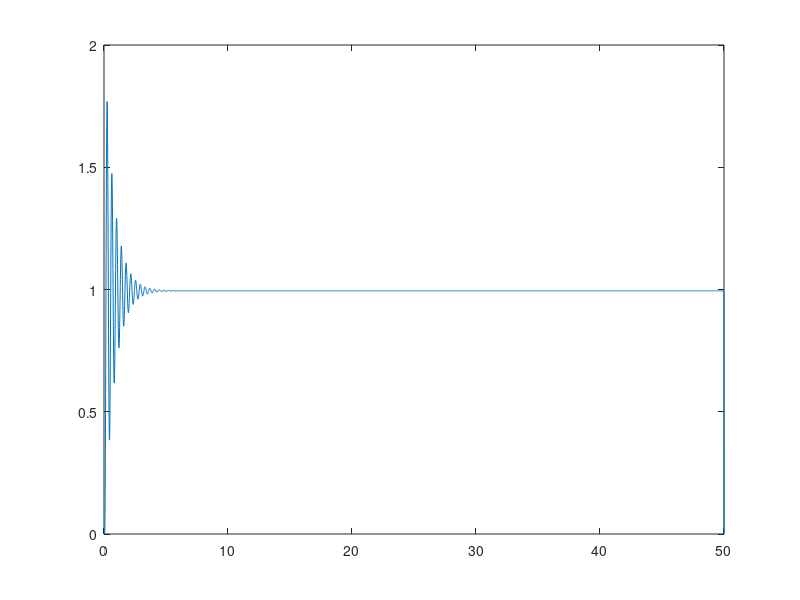

Reproduce this figure in MATLAB.
pkg load control
clear all
close all
hold off;

num=[1.287e-07  3.984e-07   7.441e-08]
den=-[-2.273  1.606   -0.3329]

%Definición del sistema analógico
s=tf('s');
%sistema=1/s
sistema=1/(s*(s+10)*(s+100))
%Definición del sistema discreto
Ts=0.01;
sistemaDiscreto=c2d(sistema,Ts)
##bode(sistemaDiscreto);
##figure
##step(sistemaDiscreto)

%Experimento usando ecuaciones en diferencias


%Condiciones iniciales del programa y de la ecuación en diferencias

Entrada(1)=0;
Entrada(2)=1;
Entrada(3)=1;
Entrada(4)=1;
SalidaSis(1)=0;
SalidaSis(2)=0;
SalidaSis(3)=0;
SalidaSis(4)=0;
i=4;
Referencia(i)=1;
error=Referencia(i);
u(1)=0;
u(2)=0;
u(3)=0;
u(4)=0;

error(1)=0;
error(2)=0;
error(3)=0;
error(4)=0;
error(5)=0;

AmplitudRele=50000;

while (i<5000)
  Referencia(i)=1;

  u(i) = 30000 * error(i);

  SalidaSis(i)=num*[u(i-1) u(i-2) u(i-3)]' + den*[SalidaSis(i-1) SalidaSis(i-2) SalidaSis(i-3)]';

  error(i+1)= Referencia(i) - SalidaSis(i);

  i=i+1;

end

SalidaSis(i)=0;
u(i)=0;
%Graficar la salida

t=1:length(SalidaSis);
plot(t*Ts , SalidaSis)
%hold on;
%plot(t*Ts , u*0.002)
